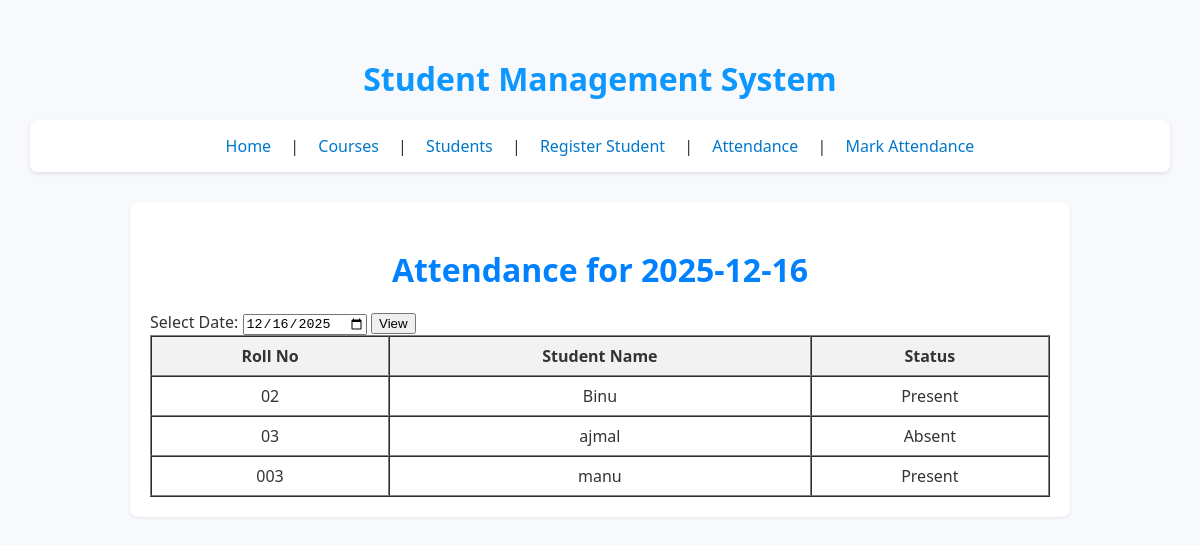
The page /attendance/ on the database its author committed.
### core/models.py (models this page shows, shortened)
class Attendance(models.Model):
    STATUS_CHOICES = [('Present', 'Present'), ('Absent', 'Absent')]
    student = models.ForeignKey(Student, on_delete=models.CASCADE)
    date = models.DateField(auto_now_add=True)
    status = models.CharField(max_length=10, choices=STATUS_CHOICES)
    class Meta:
        unique_together = ('student', 'date')

class Student(models.Model):
    name = models.CharField(max_length=100)
    email = models.EmailField()
    course = models.ForeignKey(Course, on_delete=models.CASCADE)
    roll_no = models.CharField(max_length=50, unique=True)
    date_of_birth = models.DateField()

### core/views.py (the view)
# urls.py: path('attendance/', views.attendance_list, name='attendance_list'),
def attendance_list(request):
    selected_date = request.GET.get('date', date.today().isoformat())
    records = Attendance.objects.filter(date=selected_date).order_by('-date')
    save_attendance_to_file(selected_date)
    return render(request, 'core/attendance_list.html', {
        'attendance': records,
        'selected_date': selected_date
    })

### core/views.py (called while the page is built)
def save_attendance_to_file(selected_date):
    attendance_records = Attendance.objects.filter(date=selected_date)
    folder_path = os.path.join(settings.BASE_DIR, 'attendance_records')
    os.makedirs(folder_path, exist_ok=True)
    file_path = os.path.join(folder_path, f"{selected_date}.txt")
    with open(file_path, 'w') as f:
        for record in attendance_records:
            f.write(f"{record.student.name} - {record.status}\n")

### core/templates/core/attendance_list.html (shortened to what this page needs)
{% extends 'core/base.html' %}
{% block content %}
<h2>Attendance for {{ selected_date }}</h2>
<form method="get">
  <label>Select Date:</label>
  <input type="date" name="date" value="{{ selected_date }}">
  <button type="submit">View</button>
</form>
<table border="1" cellpadding="8" cellspacing="0" style="width: 100%; text-align: center;">
    <thead style="background-color: #f2f2f2;">
        <tr>
            <th>Roll No</th>
            <th>Student Name</th>
            <th>Status</th>
        </tr>
    </thead>
    <tbody>
    {% for record in attendance %}
        <tr>
            <td>{{ record.student.roll_no }}</td>
            <td>{{ record.student.name }}</td>
            <td>{{ record.status }}</td>
        </tr>
    {% empty %}
        <tr>
            <td colspan="3">No attendance records for this date.</td>
        </tr>
    {% endfor %}
    </tbody>
</table>
{% endblock %}

### core/static/core/style.css (style rules this page uses)
body { font-family: 'Segoe UI', Tahoma, Geneva, Verdana, sans-serif; margin: 0; padding: 30px; background-color: #f7f9fc; color: #333; }
h2 { text-align: center; color: #0281ff; margin-bottom: 20px; font-size: 2em; }

### rows shown on the page
Attendance: student.roll_no "02", student.name "Binu", status "Present"
Attendance: student.roll_no "03", student.name "ajmal", status "Absent"
Attendance: student.roll_no "003", student.name "manu", status "Present"

### other values the page prints
{{ selected_date }} "2025-12-16"
